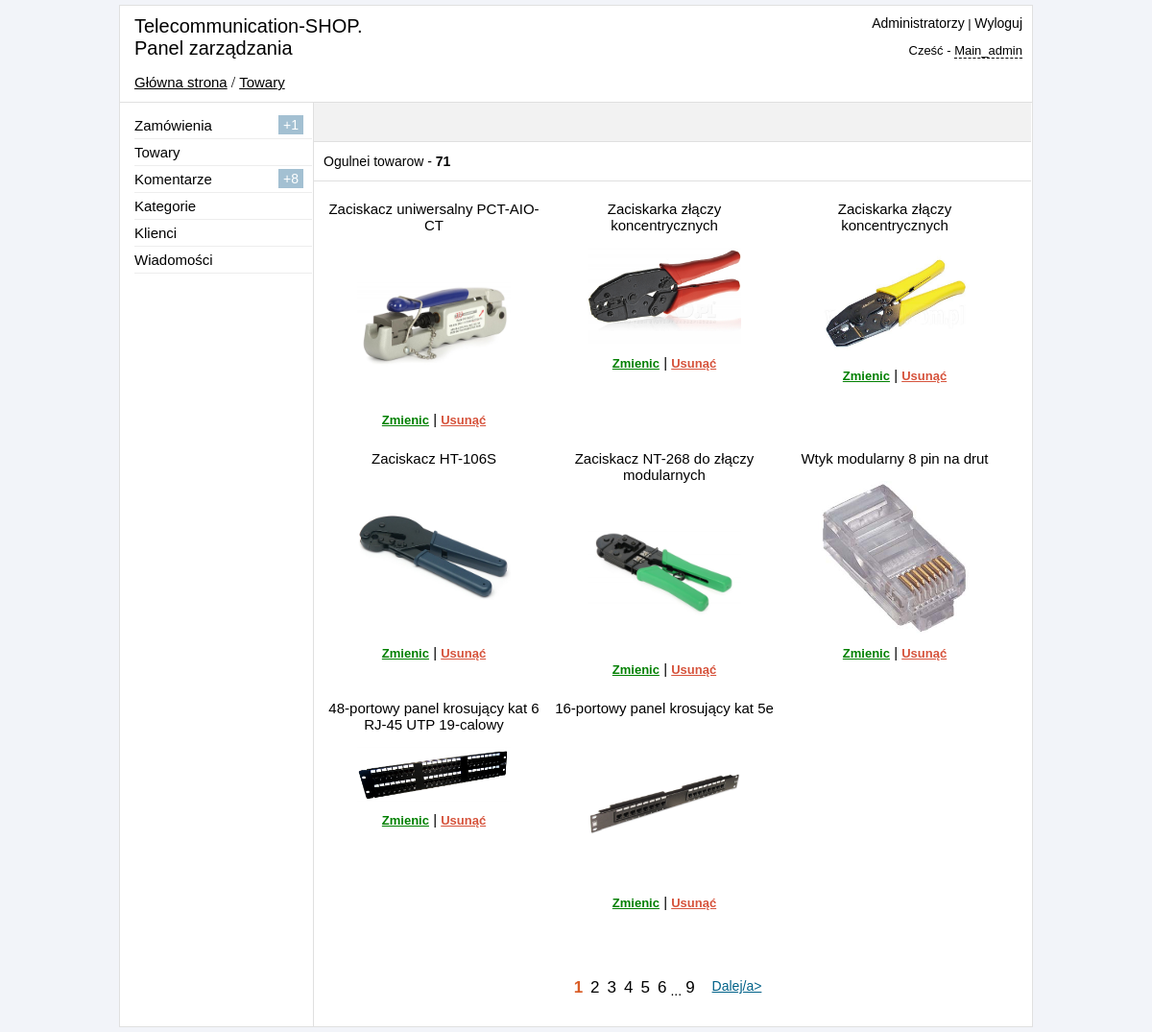
Page /admin/towar.php (signed in) on the committed database.
### tables this page shows
CREATE TABLE IF NOT EXISTS `table_products` (
  `products_id` int(11) NOT NULL,
  `title` varchar(255) NOT NULL,
  `price` int(11) NOT NULL,
  `model` varchar(255) NOT NULL,
  `seo_words` text NOT NULL,
  `seo_description` text NOT NULL,
  `mini_description` text NOT NULL,
  `image` varchar(255) NOT NULL,
  `description` text NOT NULL,
  `mini_features` text NOT NULL,
  `features` text NOT NULL,
  `datetime` datetime NOT NULL,
  `new` int(11) NOT NULL DEFAULT '0',
  `leader` int(11) NOT NULL DEFAULT '0',
  `sale` int(11) NOT NULL DEFAULT '0',
  `visible` int(11) DEFAULT '0',
  `count` int(11) NOT NULL DEFAULT '0',
  `type_product` varchar(255) NOT NULL,
  `model_id` int(11) NOT NULL,
  `yes_like` int(11) NOT NULL DEFAULT '1'
);

### admin/towar.php (the view, shortened to what this page needs)
<?php
if ($_SESSION['auth_admin'] == "yes_auth") {
    include "include/db_connect.php";
    ?>
    <!DOCTYPE html PUBLIC "-//W3C//DTD XHTML 1.0 Transitional//EN" "http://www.w3.org/TR/xhtml1/DTD/xhtml1-transitional.dtd">
    <html xmlns="http://www.w3.org/1999/xhtml">
    <head>
        <link href="css/reset.css" rel="stylesheet" type="text/css" />
        <link href="css/style.css" rel="stylesheet" type="text/css" />
    </head>
    <body>
        <div id="block-body">
            <?php
include "include/block-header.php";
    $all_count        = mysqli_query($link, "SELECT * FROM table_products");
    $all_conut_result = mysqli_num_rows($all_count);
    ?>
            <div id="block-content">
                <div id="block-parameters">
                </div>
                <div id="block-info">
                    <p id="count-style">
                        Ogulnei towarow - <strong><?php echo $all_conut_result; ?></strong>
                    </p>
            </div>
             <ul id="block-tovar">
<?php
    $num   = 8;
    $page  = (int) $_GET['page'];
    $count = mysqli_query($link, "SELECT COUNT(*) FROM table_products $cat");
    $temp  = mysqli_fetch_array($count);
    $post  = $temp[0];
    $total = (($post - 1) / $num) + 1;
    $total = intval($total);
    $page  = intval($page);
    if (empty($page) or $page < 0) {
        $page = 1;
    }
    $start = $page * $num - $num;
    if ($temp[0] > 0) {
        $result = mysqli_query($link, "SELECT * FROM table_products $cat ORDER BY products_id DESC LIMIT $start, $num");
        if (mysqli_num_rows($result) > 0) {
            $row = mysqli_fetch_array($result);
            do {
                if (strlen($row["image"]) > 0 && file_exists("../upload_images/" . $row["image"])) {
                    $img_path             = '../upload_images/' . $row["image"];
                    $max_width            = 160;
                    $max_height           = 160;
                    list($width, $height) = getimagesize($img_path);
                    $ratioh               = $max_height / $height;
                    $ratiow               = $max_width / $width;
                    $ratio                = min($ratioh, $ratiow);
                    $width                = intval($ratio * $width);
                    $height               = intval($ratio * $height);
                } else {
                    $img_path = "./images/no-image-90.png";
                    $width    = 90;
                    $height   = 164;
                }
                echo ' <li>
 <p>' . $row["title"] . '</p>
<center>
 <img src="' . $img_path . '" width="' . $width . '" height="' . $height . '" />
</center>
<p align="center" class="link-action" >
<a class="green" href="edit_product.php?id=' . $row["products_id"] . '">Zmienic</a> | <a rel="towar.php?' . $url . 'id=' . $row["products_id"] . '&action=delete" class="delete" >Usunąć</a>
</p>
 </li>
 ';
            } while ($row = mysqli_fetch_array($result));
            echo '</ul>';
        }
    }
    if ($page != $total) {
        $nextpage = '<li><a class="pstr-next" href="towar.php?' . $url . 'page=' . ($page + 1) . '"/>Dalej/a></li>';
    }
    if ($page + 5 <= $total) {
        $page5right = '<li><a href="towar.php?' . $url . 'page=' . ($page + 5) . '">' . ($page + 5) . '</a></li>';
    }
    if ($page + 4 <= $total) {
        $page4right = '<li><a href="towar.php?' . $url . 'page=' . ($page + 4) . '">' . ($page + 4) . '</a></li>';
    }
    if ($page + 3 <= $total) {
        $page3right = '<li><a href="towar.php?' . $url . 'page=' . ($page + 3) . '">' . ($page + 3) . '</a></li>';
    }
    if ($page + 2 <= $total) {
        $page2right = '<li><a href="towar.php?' . $url . 'page=' . ($page + 2) . '">' . ($page + 2) . '</a></li>';
    }
    if ($page + 1 <= $total) {
        $page1right = '<li><a href="towar.php?' . $url . 'page=' . ($page + 1) . '">' . ($page + 1) . '</a></li>';
    }
    if ($page + 5 < $total) {
        $strtotal = '<li><p class="nav-point">...</p></li><li><a href="towar.php?' . $url . 'page=' . $total . '">' . $total . '</a></li>';
    } else {
        $strtotal = "";
    }
    ?>
<?php
if ($total > 1) {
        echo '
    <center>
    <div class="pstrnav">
    <ul>
    ';
        echo $pervpage . $page5left . $page4left . $page3left . $page2left . $page1left . "<li><a class='pstr-active' href='towar.php?" . $url . "page=" . $page . "'>" . $page . "</a></li>" . $page1right . $page2right . $page3right . $page4right . $page5right . $strtotal . $nextpage;
        echo '
    </center>
    </ul>
    </div>
    ';
    }
    ?>
        </div>
    </body>
    </html>
    <?php } else {
    header("Location: login.php");
}
?>

### admin/css/style.css (style rules this page uses)
body { background-color: #F2F4F9; }
#block-body { width: 950px; margin: 5px auto; background-color: white; border: 1px solid #E0E0E0; }
#block-header1 a { font: 15px sans-serif; color: black; }
#block-content { width: 747px; min-height: 650px; height: auto; margin-left: 201px; border-left: 1px solid #E0E0E0; }
#block-parameters { height: 40px; border-bottom: 1px solid #E0E0E0; background-color: #F2F2F2; }
#block-info { height: 40px; border-bottom: 1px solid #E0E0E0; }
#count-style { margin-top: 12px; font: 14px sans-serif; margin-left: 10px; position: absolute; }
#block-tovar { margin-top: 10px; }
#block-tovar li { height: 260px; width: 230px; float: left; margin-left: 10px; }
#block-tovar p { margin-top: 10px; font: 15px sans-serif; text-align: center; }
.delete { font:bold 13px sans-serif; color: #D6533C; cursor: pointer; text-decoration: underline; }
.green { font:bold 13px sans-serif; color: green; }
.pstrnav { height: 40px; width: auto; margin-top: 30px; margin-bottom: 20px; display: inline-block; }
.pstrnav li { float: left; margin-top: 10px; }
.pstrnav a { font: 17px sans-serif; text-decoration: none; color: black; display: block; padding-left: 4px; padding-right: 4px; }
a.pstr-prev, a.pstr-next { color: #006289; font: 14px arial; text-decoration: underline; margin-left: 10px; margin-right: 10px; }
.pstrnav a.pstr-active { color: #D95D27; font-weight: bold; }
.pstrnav p.nav-point { text-align: center; font:14px sans-serif; margin-top: 5px; }

### rows in the picture
table_products: title "Zaciskacz uniwersalny PCT-AIO-CT", image (picture)
table_products: title "Zaciskarka złączy koncentrycznych", image (picture)
table_products: title "Zaciskarka złączy koncentrycznych", image (picture)
table_products: title "Zaciskacz HT-106S", image (picture)
table_products: title "Zaciskacz NT-268 do złączy modularnych", image (picture)
table_products: title "Wtyk modularny 8 pin na drut", image (picture)
table_products: title "48-portowy panel krosujący kat 6 RJ-45 UTP 19-calowy", image (picture)
table_products: title "16-portowy panel krosujący kat 5e", image (picture)

### other values in the picture
$_SESSION['urlpage'] "Główna strona / Towary"
$_SESSION['admin_role'] "Main_admin"
$count1 "1"
$count2 "8"
$all_conut_result "71"
$page "1"
$page + 1 "2"
$page + 2 "3"
$page + 3 "4"
$page + 4 "5"
$page + 5 "6"
$total "9"
